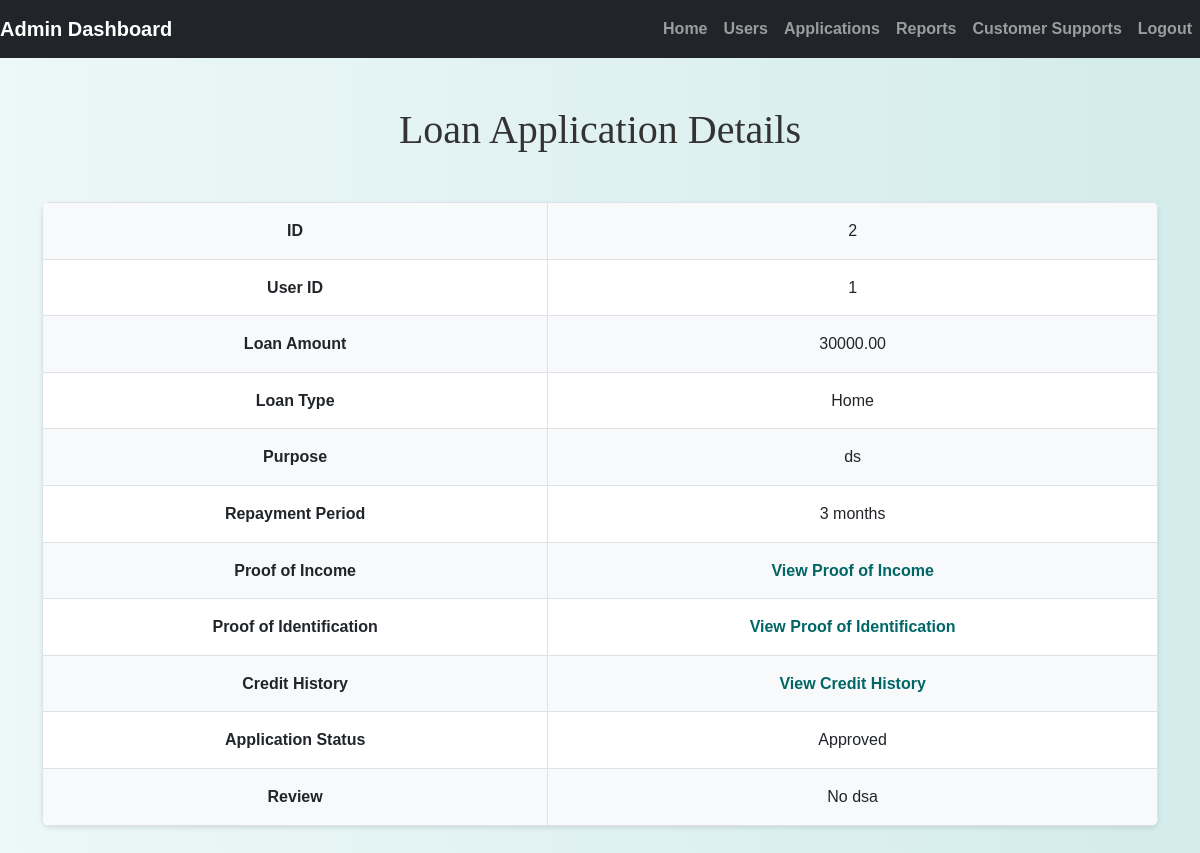
The page /admin/view_details.php?id=2 (signed in) on the database its author committed.
### tables this page shows
CREATE TABLE `loan_applications` (
  `id` int(11) NOT NULL,
  `user_id` int(11) NOT NULL,
  `loan_amount` decimal(10,2) NOT NULL,
  `loan_type` varchar(255) NOT NULL,
  `purpose` text NOT NULL,
  `repayment_period` int(11) NOT NULL,
  `proof_of_income` varchar(255) NOT NULL,
  `proof_of_identification` varchar(255) NOT NULL,
  `credit_history` varchar(255) NOT NULL,
  `application_status` enum('submitted','under_review','approved','rejected','partially_completed','draft') DEFAULT 'submitted',
  `created_at` timestamp NOT NULL DEFAULT current_timestamp(),
  `updated_at` timestamp NOT NULL DEFAULT current_timestamp() ON UPDATE current_timestamp(),
  `review` text NOT NULL DEFAULT ''
);

### admin/view_details.php (the view, shortened to what this page needs)
<?php
include('config.php');
if (isset($_GET['id'])) {
    $loan_id = $_GET['id'];
    $sql = "SELECT * FROM loan_applications WHERE id = ?";
    $stmt = mysqli_prepare($conn, $sql);
    mysqli_stmt_bind_param($stmt, "i", $loan_id);
    mysqli_stmt_execute($stmt);
    $result = mysqli_stmt_get_result($stmt);
    if ($loan = mysqli_fetch_assoc($result)) {
    } else {
        echo "Loan not found.";
        exit;
    }
} else {
    echo "Invalid request.";
    exit;
}
?>
<!DOCTYPE html>
<html lang="en">
<head>
    <link href="https://cdn.jsdelivr.net/npm/bootstrap@5.1.3/dist/css/bootstrap.min.css" rel="stylesheet">
    <link href="https://cdnjs.cloudflare.com/ajax/libs/font-awesome/6.0.0-beta3/css/all.min.css" rel="stylesheet">
    <link rel="stylesheet" href="../css/style.css">
</head>
<body>
    <?php include('admin_navbar.php'); ?>
    <div class="container mt-5 mb-5">
        <h1 class="text-center mb-5">Loan Application Details</h1>
        <table class="table table-bordered">
            <tbody>
                <tr>
                    <th>ID</th>
                    <td><?php echo $loan['id']; ?></td>
                </tr>
                <tr>
                    <th>User ID</th>
                    <td><?php echo $loan['user_id']; ?></td>
                </tr>
                <tr>
                    <th>Loan Amount</th>
                    <td><?php echo $loan['loan_amount']; ?></td>
                </tr>
                <tr>
                    <th>Loan Type</th>
                    <td><?php echo $loan['loan_type']; ?></td>
                </tr>
                <tr>
                    <th>Purpose</th>
                    <td><?php echo $loan['purpose']; ?></td>
                </tr>
                <tr>
                    <th>Repayment Period</th>
                    <td><?php echo $loan['repayment_period']; ?> months</td>
                </tr>
                <tr>
                    <th>Proof of Income</th>
                    <td>
                        <?php
                            if (!empty($loan['proof_of_income'])) {
                                echo '<a href="../borrower/uploads/' . $loan['proof_of_income'] . '" target="_blank">View Proof of Income</a>';
                            } else {
                                echo 'No file uploaded.';
                            }
                        ?>
                    </td>
                </tr>
                <tr>
                    <th>Proof of Identification</th>
                    <td>
                        <?php
                            if (!empty($loan['proof_of_identification'])) {
                                echo '<a href="../borrower/uploads/' . $loan['proof_of_identification'] . '" target="_blank">View Proof of Identification</a>';
                            } else {
                                echo 'No file uploaded.';
                            }
                        ?>
                    </td>
                </tr>
                <tr>
                    <th>Credit History</th>
                    <td>
                        <?php
                            if (!empty($loan['credit_history'])) {
                                echo '<a href="../borrower/uploads/' . $loan['credit_history'] . '" target="_blank">View Credit History</a>';
                            } else {
                                echo 'No file uploaded.';
                            }
                        ?>
                    </td>
                </tr>
                <tr>
                    <th>Application Status</th>
                    <td><?php echo ucfirst($loan['application_status']); ?></td>
                </tr>
                <tr>
                    <th>Review</th>
                    <td><?php echo $loan['review']; ?></td>
                </tr>
            </tbody>
        </table>
    </div>
</body>
</html>

### css/style.css (style rules this page uses)
body { background: linear-gradient(90deg, rgba(233, 246, 246, 0.831), rgba(207, 233, 233, 0.9)); font-family: 'Arial', sans-serif; color: #333; line-height: 1.6; }
h1, h2, h3, h4 { text-align: center; margin-top: 30px; margin-bottom: 30px; font-family: 'Georgia', serif; }
.container { margin-bottom: 40px; }
.table { width: 100%; border-collapse: collapse; margin-top: 20px; font-size: 16px; background-color: #ffffff; border-radius: 8px; overflow: hidden; box-shadow: 0 2px 4px rgba(0, 0, 0, 0.1); }
.table th, .table td { padding: 15px; border: 1px solid #dee2e6; text-align: center; }
.table tbody tr:nth-child(odd) { background-color: #f8f9fa; }
a { color: #006666; text-decoration: none; font-weight: bold; }

### rows shown on the page
loan_applications: id "2", user "1", loan_amount "30000.00", loan_type "Home", purpose "ds", repayment_period "3", application_status "Approved", review "No dsa"
